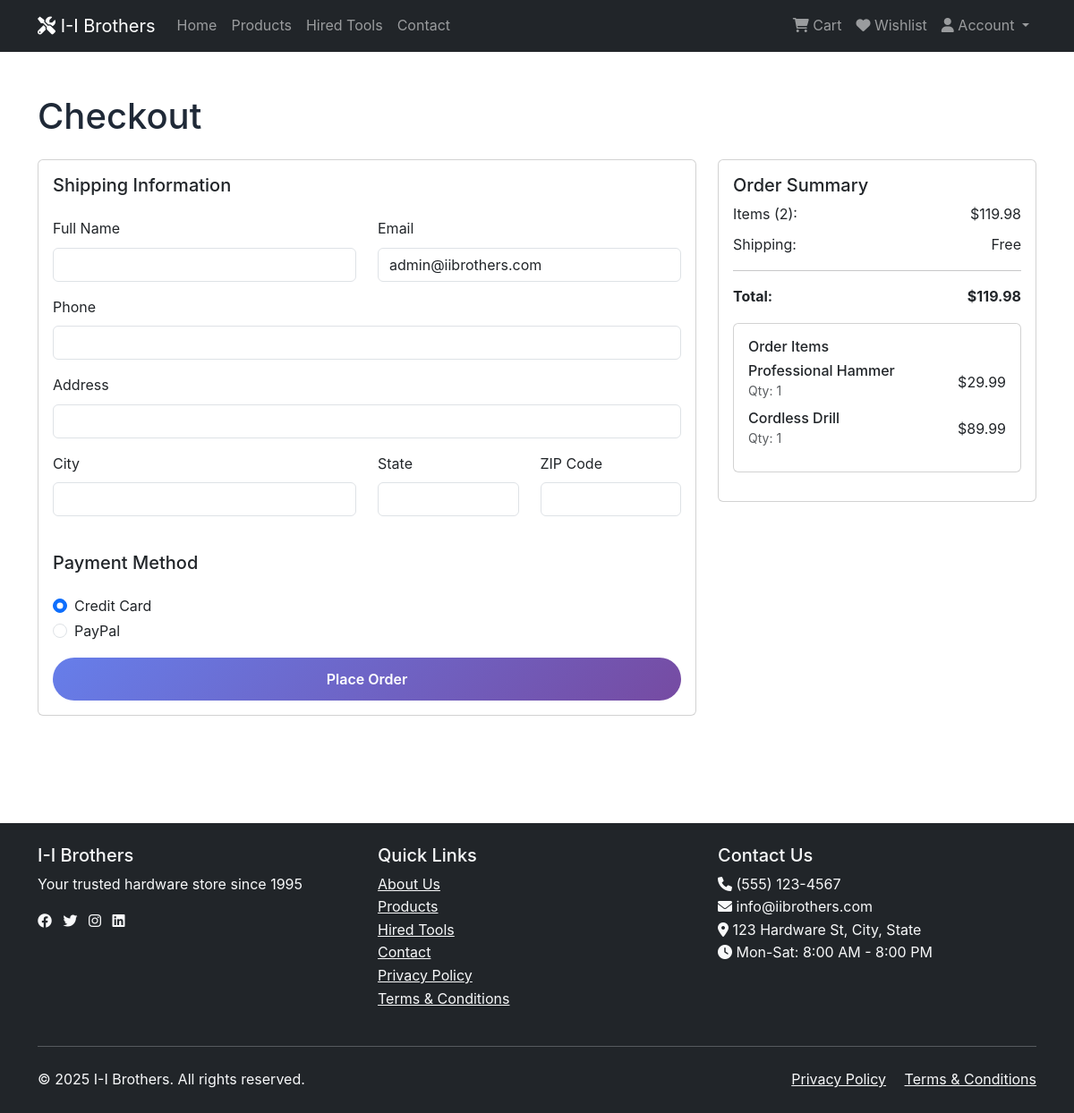
The page /checkout.php (signed in) on the database its author committed.
### tables this page shows
CREATE TABLE IF NOT EXISTS users (
    id INT PRIMARY KEY AUTO_INCREMENT,
    username VARCHAR(50) NOT NULL UNIQUE,
    email VARCHAR(255) NOT NULL UNIQUE,
    password VARCHAR(255) NOT NULL,
    first_name VARCHAR(50),
    last_name VARCHAR(50),
    phone VARCHAR(20),
    address TEXT,
    role ENUM('admin', 'customer') DEFAULT 'customer',
    created_at TIMESTAMP DEFAULT CURRENT_TIMESTAMP,
    updated_at TIMESTAMP DEFAULT CURRENT_TIMESTAMP ON UPDATE CURRENT_TIMESTAMP
);

CREATE TABLE IF NOT EXISTS cart (
    id INT PRIMARY KEY AUTO_INCREMENT,
    user_id INT,
    product_id INT,
    quantity INT NOT NULL,
    created_at TIMESTAMP DEFAULT CURRENT_TIMESTAMP,
    updated_at TIMESTAMP DEFAULT CURRENT_TIMESTAMP ON UPDATE CURRENT_TIMESTAMP,
    FOREIGN KEY (user_id) REFERENCES users(id),
    FOREIGN KEY (product_id) REFERENCES products(id)
);

CREATE TABLE IF NOT EXISTS products (
    id INT PRIMARY KEY AUTO_INCREMENT,
    name VARCHAR(255) NOT NULL,
    category_id INT,
    price DECIMAL(10,2) NOT NULL,
    description TEXT,
    image VARCHAR(255),
    stock INT DEFAULT 0,
    is_available BOOLEAN DEFAULT TRUE,
    created_at TIMESTAMP DEFAULT CURRENT_TIMESTAMP,
    updated_at TIMESTAMP DEFAULT CURRENT_TIMESTAMP ON UPDATE CURRENT_TIMESTAMP,
    FOREIGN KEY (category_id) REFERENCES categories(id)
);

### checkout.php (the view, shortened to what this page needs)
<?php
try {
    $conn = getDBConnection();
    $query = "SELECT c.*, p.name, p.price, p.image, p.stock
              FROM cart c
              JOIN products p ON c.product_id = p.id
              WHERE c.user_id = ?";
    $stmt = $conn->prepare($query);
    $stmt->execute([$_SESSION['user_id']]);
    $cartItems = $stmt->fetchAll(PDO::FETCH_ASSOC);
    $subtotal = 0;
    $totalItems = 0;
    foreach ($cartItems as $item) {
        $subtotal += $item['price'] * $item['quantity'];
        $totalItems += $item['quantity'];
    }
    $stmt = $conn->prepare("SELECT * FROM users WHERE id = ?");
    $stmt->execute([$_SESSION['user_id']]);
    $user = $stmt->fetch(PDO::FETCH_ASSOC);
} catch (Exception $e) {
    $error = "An error occurred. Please try again later.";
}
include 'includes/header.php';
?>
<section class="py-5">
    <div class="container">
        <h1 class="mb-4">Checkout</h1>
        <?php if (empty($cartItems)): ?>
            <div class="text-center py-5">
                <i class="fas fa-shopping-cart fa-3x text-muted mb-3"></i>
                <h3>Your cart is empty</h3>
                <p class="text-muted">Add some items to your cart to continue shopping</p>
                <a href="products.php" class="btn btn-primary">Browse Products</a>
            </div>
        <?php else: ?>
            <div class="row">
                <div class="col-md-8">
                    <div class="card mb-4">
                        <div class="card-body">
                            <h5 class="card-title mb-4">Shipping Information</h5>
                            <form method="POST" action="">
                                <div class="row">
                                    <div class="col-md-6 mb-3">
                                        <label for="name" class="form-label">Full Name</label>
                                        <input type="text" class="form-control" id="name" name="name"
                                               value="<?php echo htmlspecialchars($user['name']); ?>" required>
                                    </div>
                                    <div class="col-md-6 mb-3">
                                        <label for="email" class="form-label">Email</label>
                                        <input type="email" class="form-control" id="email" name="email"
                                               value="<?php echo htmlspecialchars($user['email']); ?>" required>
                                    </div>
                                </div>
                                <div class="mb-3">
                                    <label for="phone" class="form-label">Phone</label>
                                    <input type="tel" class="form-control" id="phone" name="phone" required>
                                </div>
                                <div class="mb-3">
                                    <label for="address" class="form-label">Address</label>
                                    <input type="text" class="form-control" id="address" name="address" required>
                                </div>
                                <div class="row">
                                    <div class="col-md-6 mb-3">
                                        <label for="city" class="form-label">City</label>
                                        <input type="text" class="form-control" id="city" name="city" required>
                                    </div>
                                    <div class="col-md-3 mb-3">
                                        <label for="state" class="form-label">State</label>
                                        <input type="text" class="form-control" id="state" name="state" required>
                                    </div>
                                    <div class="col-md-3 mb-3">
                                        <label for="zip" class="form-label">ZIP Code</label>
                                        <input type="text" class="form-control" id="zip" name="zip" required>
                                    </div>
                                </div>
                                <h5 class="card-title mb-4 mt-4">Payment Method</h5>
                                <div class="mb-3">
                                    <div class="form-check">
                                        <input class="form-check-input" type="radio" name="payment_method"
                                               id="credit_card" value="credit_card" checked>
                                        <label class="form-check-label" for="credit_card">
                                            Credit Card
                                        </label>
                                    </div>
                                    <div class="form-check">
                                        <input class="form-check-input" type="radio" name="payment_method"
                                               id="paypal" value="paypal">
                                        <label class="form-check-label" for="paypal">
                                            PayPal
                                        </label>
                                    </div>
                                </div>
                                <div class="d-grid">
                                    <button type="submit" class="btn btn-primary">Place Order</button>
                                </div>
                            </form>
                        </div>
                    </div>
                </div>
                <div class="col-md-4">
                    <div class="card">
                        <div class="card-body">
                            <h5 class="card-title">Order Summary</h5>
                            <div class="d-flex justify-content-between mb-2">
                                <span>Items (<?php echo $totalItems; ?>):</span>
                                <span>$<?php echo number_format($subtotal, 2); ?></span>
                            </div>
                            <div class="d-flex justify-content-between mb-2">
                                <span>Shipping:</span>
                                <span>Free</span>
                            </div>
                            <hr>
                            <div class="d-flex justify-content-between mb-3">
                                <strong>Total:</strong>
                                <strong>$<?php echo number_format($subtotal, 2); ?></strong>
                            </div>
                            <div class="card mb-3">
                                <div class="card-body">
                                    <h6 class="card-title">Order Items</h6>
                                    <?php foreach ($cartItems as $item): ?>
                                        <div class="d-flex justify-content-between align-items-center mb-2">
                                            <div>
                                                <h6 class="mb-0"><?php echo htmlspecialchars($item['name']); ?></h6>
                                                <small class="text-muted">Qty: <?php echo $item['quantity']; ?></small>
                                            </div>
                                            <span>$<?php echo number_format($item['price'] * $item['quantity'], 2); ?></span>
                                        </div>
                                    <?php endforeach; ?>
                                </div>
                            </div>
                        </div>
                    </div>
                </div>
            </div>
        <?php endif; ?>
    </div>
</section>
<?php include 'includes/footer.php'; ?>

### css/style.css (style rules this page uses)
:root { --primary-color: #2563eb; --primary-dark: #1d4ed8; --secondary-color: #dc2626; --accent-color: #3b82f6; --success-color: #10b981; --warning-color: #f59e0b; --info-color: #06b6d4; --text-color: #1f2937; --text-light: #6b7280; --text-white: #ffffff; --bg-light: #f8fafc; --bg-white: #ffffff; --border-color: #e5e7eb; --shadow-sm: 0 1px 2px 0 rgb(0 0 0 / 0.05); --shadow-md: 0 4px 6px -1px rgb(0 0 0 / 0.1), 0 2px 4px -2px rgb(0 0 0 / 0.1); --shadow-lg: 0 10px 15px -3px rgb(0 0 0 / 0.1), 0 4px 6px -4px rgb(0 0 0 / 0.1); --shadow-xl: 0 20px 25px -5px rgb(0 0 0 / 0.1), 0 8px 10px -6px rgb(0 0 0 / 0.1); --gradient-primary: linear-gradient(135deg, #667eea 0%, #764ba2 100%); --gradient-secondary: linear-gradient(135deg, #f093fb 0%, #f5576c 100%); --gradient-success: linear-gradient(135deg, #4facfe 0%, #00f2fe 100%); --gradient-warning: linear-gradient(135deg, #fa709a 0%, #fee140 100%); --gradient-info: linear-gradient(135deg, #a8edea 0%, #fed6e3 100%); --gradient-white: linear-gradient(135deg, rgba(255, 255, 255, 0.9) 0%, rgba(255, 255, 255, 0.7) 100%); }
* { box-sizing: border-box; }
body { font-family: 'Inter', 'Segoe UI', Tahoma, Geneva, Verdana, sans-serif; color: var(--text-color); line-height: 1.6; overflow-x: hidden; }
html { scroll-behavior: smooth; }
.btn { border-radius: 50px; font-weight: 600; padding: 0.75rem 2rem; transition: all 0.3s ease; border: none; text-decoration: none; display: inline-flex; align-items: center; justify-content: center; gap: 0.5rem; }
.btn-primary { background: var(--gradient-primary); color: var(--text-white); }

### rows shown on the page
users: email "admin@iibrothers.com"
cart: product.name "Professional Hammer", quantity "1", $item['price']*$item['quantity'] "29.99"
cart: product.name "Cordless Drill", quantity "1", $item['price']*$item['quantity'] "89.99"

### other values the page prints
$totalItems "2"
$subtotal "119.98"
ADMIN_EMAIL "info@iibrothers.com"
